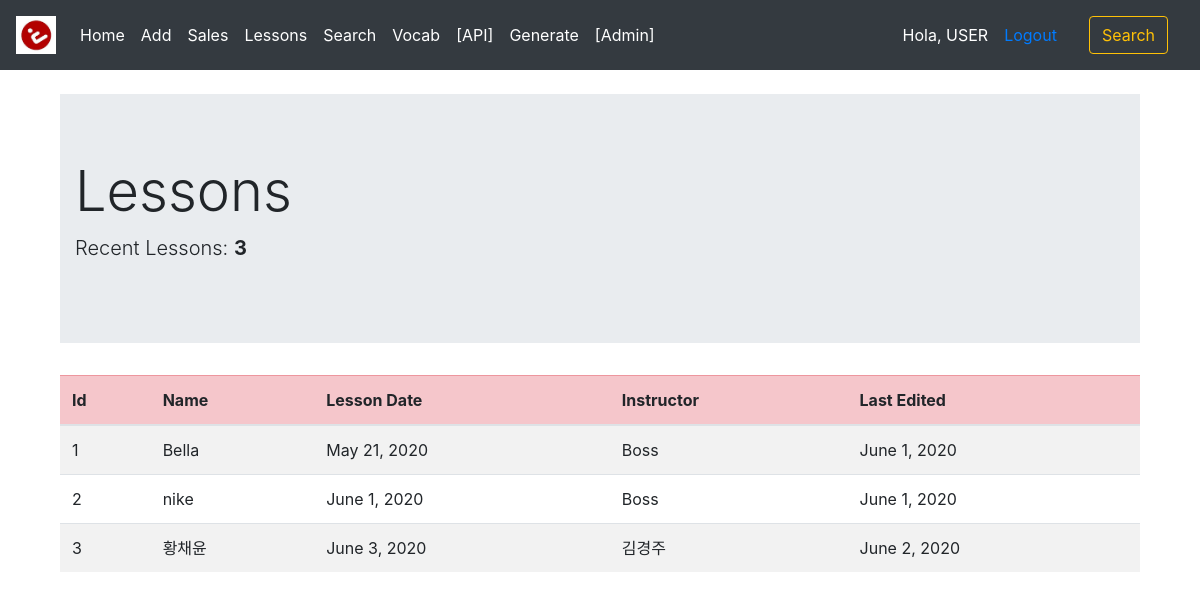
The page /lessons on the database its author committed.
### members/models.py (models this page shows, shortened)
class lesson(models.Model):
    name = models.ForeignKey(client, null=True, on_delete=models.SET_NULL)
    lesson_date = models.DateField(auto_now_add=False, auto_now=False, blank=True)
    timestamp = models.DateField(auto_now_add=True, auto_now=False, blank=True)
    instructedby = models.ForeignKey(instructor, null=True, on_delete=models.SET_NULL)

class client(models.Model):
    name = models.CharField(max_length=200, null=True)
    age = models.IntegerField(null=True)
    phone = models.CharField(max_length=15, null=True)
    female = models.BooleanField(default=True, null=True, blank=True)
    comments = models.TextField(max_length=200, null=True, blank=True)
    registered = models.DateField(auto_now_add=True)

class instructor(models.Model):
    name = models.CharField(max_length=200, null=True)
    rate = models.FloatField(null=True)
    timestamp = models.DateField(auto_now_add=True, auto_now=False, blank=True)

### members/views.py (the view)
# urls.py: path('lessons', views.lessons, name='lessons'),
def lessons(request):
    clientlessons = lesson.objects.all()
    total = lesson.objects.all().count
    return render(request, 'members/lessons.html', {'clientlessons': clientlessons, 'total': total})

### members/templates/members/lessons.html
{% extends 'members/base.html' %}
{% block content %}
{% load bootstrap %}
<div class="container">
            <div class="jumbotron jumbotron-fluid">
          <div class="container">
            <h1 class="display-4">Lessons</h1>
            <p class="lead">Recent Lessons: <span style="font-weight: bold;">{{total}}</span></p>
          </div>
        </div>
                  <table class="table table-striped">
  <thead>
<tr class="table-danger">
      <th scope="col">Id</th>
      <th scope="col">Name</th>
      <th scope="col">Lesson Date</th>
      <th scope="col">Instructor</th>
      <th scope="col">Last Edited</th>
    </tr>
  </thead>
  <tbody>
    <tr>
      {% for lesson in clientlessons %}
      <td>{{ lesson.id}}</td>
      <td>{{lesson.name.name}}</td>
        <td>{{lesson.lesson_date}}</td>
      <td>{{lesson.instructedby.name}}</td>
        <td>{{lesson.timestamp}}</td>
    </tr>
      {% endfor %}
  </tbody>
</table>
</div>
  {% endblock %}

### rows shown on the page
lesson: id "1", name.name "Bella", lesson_date "May 21, 2020", instructedby.name "Boss", timestamp "June 1, 2020"
lesson: id "2", name.name "nike", lesson_date "June 1, 2020", instructedby.name "Boss", timestamp "June 1, 2020"
lesson: id "3", name.name "황채윤", lesson_date "June 3, 2020", instructedby.name "김경주", timestamp "June 2, 2020"

### other values the page prints
{{ total }} "3"
